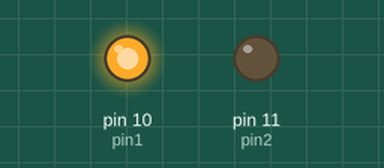
This sketch was run on a simulated Arduino Uno, built with avr-gcc and run on an emulated ATmega328P. Shown: output pins drawn as LEDs (lit = HIGH).

Above: at 0.1 s.
At 8.18 s:
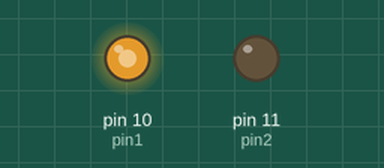
At 15.3 s:
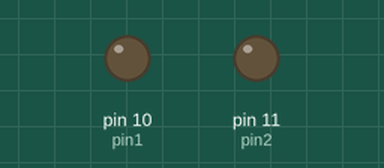
At 36.0 s:
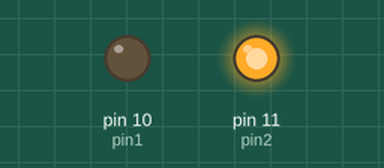
Timing chart, 0 to 40.0 s (numbered marks = the images above):
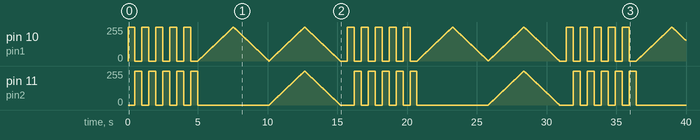

The sketch:

2-leds-blinks-fading.ino
```cpp
// blinking 2 leds after fade in / fade out
// 2019.11.23

int pin1 = 10;
int pin2 = 11;

void setup()
{
  pinMode(pin1, OUTPUT);
  pinMode(pin2, OUTPUT);
}

void loop()
{
  blinkLed();
  blinkLed();
  blinkLed();
  blinkLed();
  blinkLed();
  fadeLed();
  fadeLed1();
  offled();
}

void blinkLed()
{
  digitalWrite(pin1, HIGH);
  digitalWrite(pin2, LOW);
  delay(500);
  digitalWrite(pin1, LOW);
  digitalWrite(pin2, HIGH);
  delay(500);
  digitalWrite(pin2, LOW);
}

void fadeLed()
{
  for (int i = 0; i < 255; i++)
  {
    analogWrite(pin1, i);
    delay(10);
  }

  for (int i = 255; i > 0; i--)
  {
    analogWrite(pin1, i);
    delay(10);
  }
 }


void fadeLed1()
{
  for (int i = 0; i < 255; i++)
  {
    analogWrite(pin2, i);
    analogWrite(pin1, i);
    delay(10);
  }

  for (int i = 255; i > 0; i--)
  {
    analogWrite(pin2, i);
    analogWrite(pin1, i);
    delay(10);
  }
}

void offled()
{
  digitalWrite(pin1, LOW);
  digitalWrite(pin2, LOW);
  delay(500);
}
```

Measured:
- by itself, pin 10 (pin1): 0/255 → 255/255 at 0.00 s, → 0/255 0.50 s later, → 255/255 0.50 s later, → 0/255 0.50 s later, … (2426 changes in this stretch)
- by itself, pin 11 (pin2): 0/255 → 255/255 at 0.50 s, → 0/255 0.50 s later, → 255/255 0.50 s later, → 0/255 0.50 s later, … (1050 changes in this stretch)
